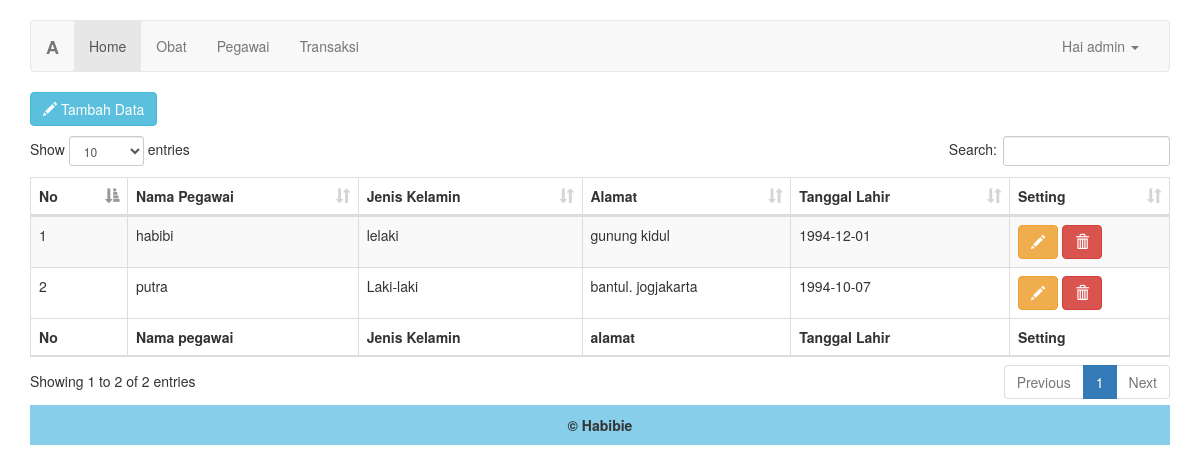
Page /pegawai.php (signed in) on the committed database.
### tables this page shows
CREATE TABLE `data_pegawai` (
  `id_pegawai` int(11) NOT NULL,
  `nama_pegawai` varchar(225) NOT NULL,
  `jk` char(10) NOT NULL,
  `alamat` varchar(20) NOT NULL,
  `tgl_lhr` date NOT NULL
);

### pegawai.php (the view, shortened to what this page needs)
<?php
include 'koneksi.php';
if (@$_SESSION['admin']) {
	require_once 'header.php';
?>
<div class="container">
	<button style="margin-bottom: 10px" data-toggle="modal" data-target="#myModal" type="button" class="btn btn-info"><span class="glyphicon glyphicon-pencil"></span> Tambah Data</button>
	<table id="example" class="table table-hover table-striped table-bordered" style="width:100%">
        <thead>
            <tr>
                <th>No</th>
                <th>Nama Pegawai</th>
                <th>Jenis Kelamin</th>
                <th>Alamat</th>
                <th>Tanggal Lahir</th>
                <th>Setting</th>
            </tr>
        </thead>
        <tbody>
        <?php
        $pegawai=mysqli_query($koneksi, "select * from data_pegawai");
        $no = 1;
        while ($pgw=mysqli_fetch_array($pegawai)) {
        ?>
            <tr>
                <td><?php echo $no++ ?></td>
                <td><?php echo $pgw['nama_pegawai'] ?></td>
                <td><?php echo $pgw['jk'] ?></td>
                <td><?=$pgw['alamat']?></td>
                <td><?=$pgw['tgl_lhr']?></td>
                <td>
                	<a href="edit_pegawai.php?id_pegawai=<?php echo $pgw['id_pegawai']; ?>" class="btn btn-warning"><span class="glyphicon glyphicon-pencil"></span></a>
                	<a onclick="if(confirm('Yakin Mau Hapus Data Ini ?')){location.href='hapus_pegawai.php?id_pegawai=<?php echo $pgw['id_pegawai'];?>'}" class="btn btn-danger">
                		<span class="glyphicon glyphicon-trash"></span>
                	</a>
                </td>
            </tr>
        <?php } ?>
        </tbody>
        <tfoot>
            <tr>
                <th>No</th>
                <th>Nama pegawai</th>
                <th>Jenis Kelamin</th>
                <th>alamat</th>
                <th>Tanggal Lahir</th>
                <th>Setting</th>
            </tr>
        </tfoot>
    </table>
</div>
<?php
require_once 'footer.php';
}else {
	header("location:index.php");
}
?>

### header.php (shortened to what this page needs)
<!DOCTYPE html>
<html lang="en">
  <head>
    <link href="css/bootstrap.min.css" rel="stylesheet">
    <link rel="stylesheet" type="text/css" href="css/dataTables.bootstrap.min.css">
    <link href="navbar.css" rel="stylesheet">
  </head>
  <body>
    <div class="container">
      <nav class="navbar navbar-default">
        <div class="container-fluid">
          <div class="navbar-header">
            <a class="navbar-brand" href="#"><B>A</B></a>
          </div>
          <div id="navbar" class="navbar-collapse collapse">
            <ul class="nav navbar-nav">
              <li class="active"><a href="home.php">Home</a></li>
              <li><a href="obat.php">Obat</a></li>
              <li><a href="pegawai.php">Pegawai</a></li>
              <li><a href="transaksi.php">Transaksi</a></li>
            </ul>
            <ul class="nav navbar-nav navbar-right">
              <li class="dropdown">
                <?php require_once 'koneksi.php';
                $id = $_SESSION['admin'];
                $admin = mysqli_query($koneksi, "select * from admin where id ='$id'");
                while($u = mysqli_fetch_assoc($admin)) {
                  ?>
                <a href="#" class="dropdown-toggle" data-toggle="dropdown" role="button" aria-haspopup="true" aria-expanded="false">Hai <?php echo $u['username'] ?> <span class="caret"></span></a>
              <?php } ?>
               </li>
            </ul>
          </div>
        </div>
      </nav>
    </div>

### css/navbar.css (style rules this page uses)
body { padding-top: 20px; padding-bottom: 200px; }
.navbar { margin-bottom: 20px; }

### rows in the picture
data_pegawai: nama_pegawai "habibi", jk "lelaki", alamat "gunung kidul", tgl_lhr "1994-12-01"
data_pegawai: nama_pegawai "putra", jk "Laki-laki", alamat "bantul. jogjakarta", tgl_lhr "1994-10-07"

### other values in the picture
$u['username'] "admin"
